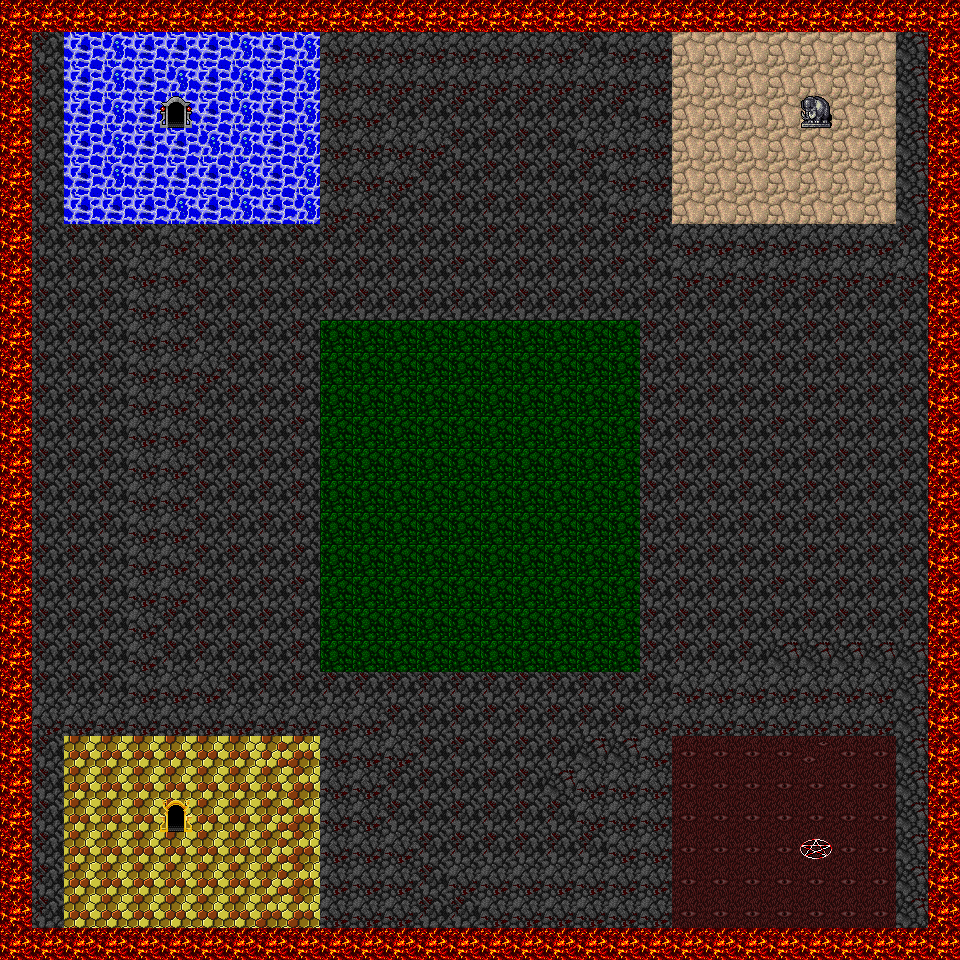

This is a level from a 2D game, rendered from its Tiled map with the project's own tilesets. A one-line summary and the map file follow, with tile-layer data summarised:
An orthogonal 30x30 tile map with 32x32 px tiles, 3 tile layers (background, collision, props).

<map version="1.9" tiledversion="1.9.2" orientation="orthogonal" renderorder="right-down" width="30" height="30" tilewidth="32" tileheight="32" infinite="0" nextlayerid="4" nextobjectid="1">
 <tileset firstgid="1" source="background.tsx" />
 <layer id="1" name="background" width="30" height="30">
  <data>[900 cells, 896 non-empty, 13 distinct tile ids]</data>
 </layer>
 <layer id="2" name="collision" width="30" height="30">
  <data>[900 cells, 116 non-empty, 1 distinct tile ids]</data>
 </layer>
 <layer id="3" name="props" width="30" height="30">
  <data>[900 cells, 4 non-empty, 4 distinct tile ids]</data>
 </layer>
</map>
